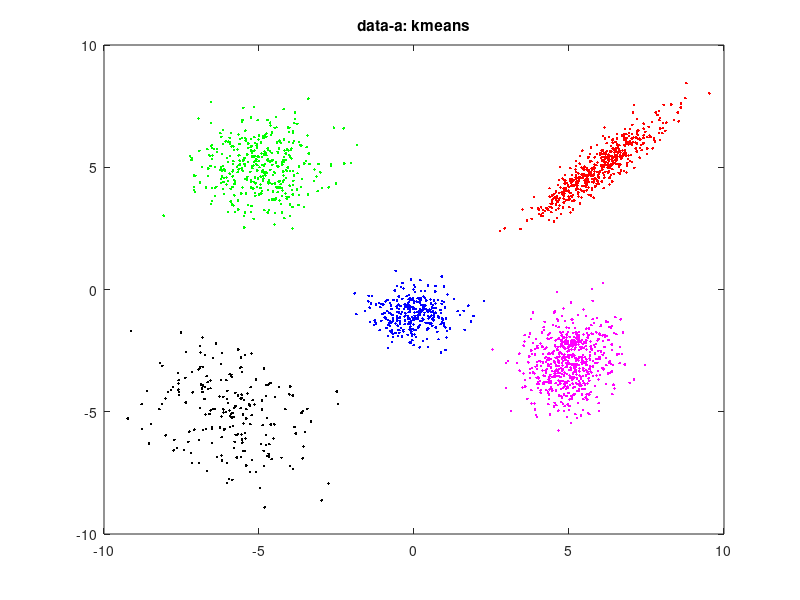
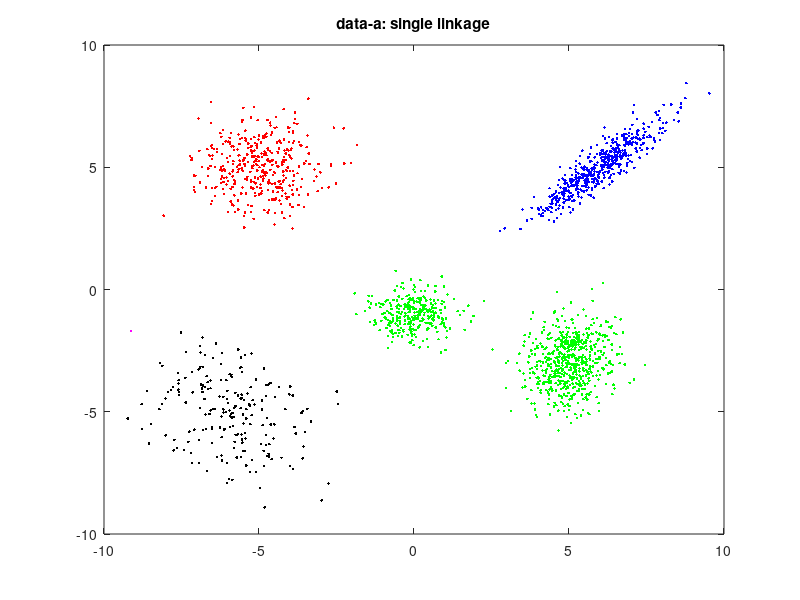

These figures' MATLAB source, in order: (Note: this script raises an error after producing the figures.)
function clustering()
%==========================================================================
%
%
% Name: Jiayi Wang
%
% No inputs are required to run this function, and no other scripts or 
% functions are needed to complete this problem.
%
% Three datasets have been provided as text files with this assignment:
%   data_a.txt
%   data_b.txt
%   data_c.txt
%
% For each dataset, implement unsupervised clustering using the
% following methods (see helper functions below, which you must complete):
%   cluster_kmeans
%   cluster_hierarchical('single',...)
%   cluster_spectral
%
% Plot the clustering results for each dataset, using a separate color for
% each cluster.
%
% In addition, save the cluster labels for each dataset in text files:
%   clusters_a.txt
%   clusters_b.txt
%   clusters_c.txt
%
% You may assume that the number of cluster is known (it is 5).
%
%
%==========================================================================
clc;
clear;
close all hidden;
% (a) >>>>>>>>>>>>>>>>>>>>>>>>>>>>>>>>>>>>>>>>>
% ***************** kmeans *******************
load data_a.txt;
idx_a= cluster_kmeans(data_a,5);
fid=fopen('clusters_a.txt','wt');
fprintf(fid,'%d\n',idx_a);
fclose(fid);

cluster_a1=find(idx_a==1);
cluster_a2=find(idx_a==2);
cluster_a3=find(idx_a==3);
cluster_a4=find(idx_a==4);
cluster_a5=find(idx_a==5);

figure;
plot(data_a(cluster_a1,1),data_a(cluster_a1,2),'.r');
hold on; 
plot(data_a(cluster_a2,1),data_a(cluster_a2,2),'.b');
hold on;
plot(data_a(cluster_a3,1),data_a(cluster_a3,2),'.g');
hold on;
plot(data_a(cluster_a4,1),data_a(cluster_a4,2),'.m');
hold on;
plot(data_a(cluster_a5,1),data_a(cluster_a5,2),'.k');
title('data-a: kmeans');

% *************** single linkage ****************
idx_a1= cluster_hierarchical('single',data_a,5);
cluster_a10=find(idx_a1==1);
cluster_a20=find(idx_a1==2);
cluster_a30=find(idx_a1==3);
cluster_a40=find(idx_a1==4);
cluster_a50=find(idx_a1==5);

figure;
plot(data_a(cluster_a10,1),data_a(cluster_a10,2),'.r');
hold on; 
plot(data_a(cluster_a20,1),data_a(cluster_a20,2),'.b');
hold on;
plot(data_a(cluster_a30,1),data_a(cluster_a30,2),'.g');
hold on;
plot(data_a(cluster_a40,1),data_a(cluster_a40,2),'.m');
hold on;
plot(data_a(cluster_a50,1),data_a(cluster_a50,2),'.k');
title('data-a: single linkage');

% *************** spectral clustering ****************
load data_a.txt;
N=size(data_a,1);
A_a=zeros(N,N);
D_a=zeros(N,N);
k=5;  %<<--define the number of eigen vectors here

% calculate similarity matrix
for i=1:N
    for j=1:N
        A_a(i,j)=gaussiandist(data_a(i,:),data_a(j,:),5);
    end
end
% calculate degree matrix
for i=1:N
    D_a(i,i)=sum(A_a(i,:));
end
% calculate normalized Laplacian matrix
L_a=eye(N)-D_a^(-0.5)*A_a*D_a^(-0.5);
[evectors, ~] = eig(L_a);

new_data=evectors(:,2:k+1);
idx_a2=kmeans(new_data, 5);

cluster_a11=find(idx_a2==1);
cluster_a21=find(idx_a2==2);
cluster_a31=find(idx_a2==3);
cluster_a41=find(idx_a2==4);
cluster_a51=find(idx_a2==5);

figure;
plot(data_a(cluster_a11,1),data_a(cluster_a11,2),'.r');
hold on; 
plot(data_a(cluster_a21,1),data_a(cluster_a21,2),'.b');
hold on;
plot(data_a(cluster_a31,1),data_a(cluster_a31,2),'.g');
hold on;
plot(data_a(cluster_a41,1),data_a(cluster_a41,2),'.m');
hold on;
plot(data_a(cluster_a51,1),data_a(cluster_a51,2),'.k');
title({['data-a: spectral cluster']; ['number of eigen vectors=', num2str(k)]});

% (b)>>>>>>>>>>>>>>>>>>>>>>>>>>>>>>>.>>>>>>>>>>
% ***************** kmeans *******************
load data_b.txt;
idx_b=cluster_kmeans(data_b,5);

cluster_b1=find(idx_b==1);
cluster_b2=find(idx_b==2);
cluster_b3=find(idx_b==3);
cluster_b4=find(idx_b==4);
cluster_b5=find(idx_b==5);
figure;
plot(data_b(cluster_b1,1),data_b(cluster_b1,2),'.r');
hold on; 
plot(data_b(cluster_b2,1),data_b(cluster_b2,2),'.b');
hold on;
plot(data_b(cluster_b3,1),data_b(cluster_b3,2),'.g');
hold on;
plot(data_b(cluster_b4,1),data_b(cluster_b4,2),'.m');
hold on;
plot(data_b(cluster_b5,1),data_b(cluster_b5,2),'.k');
title('data-b: kmeans');


% *************** single linkage ****************
idx_b1= cluster_hierarchical('single',data_b,5);
fid=fopen('clusters_b.txt','wt');
fprintf(fid,'%d\n',idx_b1);
fclose(fid);

cluster_b10=find(idx_b1==1);
cluster_b20=find(idx_b1==2);
cluster_b30=find(idx_b1==3);
cluster_b40=find(idx_b1==4);
cluster_b50=find(idx_b1==5);

figure;
plot(data_b(cluster_b10,1),data_b(cluster_b10,2),'.r');
hold on; 
plot(data_b(cluster_b20,1),data_b(cluster_b20,2),'.b');
hold on;
plot(data_b(cluster_b30,1),data_b(cluster_b30,2),'.g');
hold on;
plot(data_b(cluster_b40,1),data_b(cluster_b40,2),'.m');
hold on;
plot(data_b(cluster_b50,1),data_b(cluster_b50,2),'.k');
title('data-b: single linkage');

% *************** spectral clustering ****************
idx_b2=cluster_spectral(data_b,5);

cluster_b11=find(idx_b2==1);
cluster_b21=find(idx_b2==2);
cluster_b31=find(idx_b2==3);
cluster_b41=find(idx_b2==4);
cluster_b51=find(idx_b2==5);

figure;
plot(data_b(cluster_b11,1),data_b(cluster_b11,2),'.r');
hold on; 
plot(data_b(cluster_b21,1),data_b(cluster_b21,2),'.b');
hold on;
plot(data_b(cluster_b31,1),data_b(cluster_b31,2),'.g');
hold on;
plot(data_b(cluster_b41,1),data_b(cluster_b41,2),'.m');
hold on;
plot(data_b(cluster_b51,1),data_b(cluster_b51,2),'.k');
title({['data-b: spectral cluster']; ['number of eigen vectors=', num2str(k)]});


% (c)>>>>>>>>>>>>>>>>>>>>>>>>>>>>>>>>>>>>>>>>>>>>
% ***************** kmeans *******************
load data_c.txt;
idx_c=cluster_kmeans(data_c,5);

cluster_c1=find(idx_c==1);
cluster_c2=find(idx_c==2);
cluster_c3=find(idx_c==3);
cluster_c4=find(idx_c==4);
cluster_c5=find(idx_c==5);

figure;
plot(data_c(cluster_c1,1),data_c(cluster_c1,2),'.r');
hold on; 
plot(data_c(cluster_c2,1),data_c(cluster_c2,2),'.b');
hold on;
plot(data_c(cluster_c3,1),data_c(cluster_c3,2),'.g');
hold on;
plot(data_c(cluster_c4,1),data_c(cluster_c4,2),'.m');
hold on;
plot(data_c(cluster_c5,1),data_c(cluster_c5,2),'.k');
title('data-c: kmeans');

% *************** single linkage ****************
idx_c1= cluster_hierarchical('single',data_c,5);
cluster_c10=find(idx_c1==1);
cluster_c20=find(idx_c1==2);
cluster_c30=find(idx_c1==3);
cluster_c40=find(idx_c1==4);
cluster_c50=find(idx_c1==5);

figure;
plot(data_c(cluster_c10,1),data_c(cluster_c10,2),'.r');
hold on; 
plot(data_c(cluster_c20,1),data_c(cluster_c20,2),'.b');
hold on;
plot(data_c(cluster_c30,1),data_c(cluster_c30,2),'.g');
hold on;
plot(data_c(cluster_c40,1),data_c(cluster_c40,2),'.m');
hold on;
plot(data_c(cluster_c50,1),data_c(cluster_c50,2),'.k');
title('data-b: single linkage');

% *************** spectral clustering ****************

idx_c2=cluster_spectral(data_c,5);
fid=fopen('clusters_c.txt','wt');
fprintf(fid,'%d\n',idx_c2);
fclose(fid);

cluster_c11=find(idx_c2==1);
cluster_c21=find(idx_c2==2);
cluster_c31=find(idx_c2==3);
cluster_c41=find(idx_c2==4);
cluster_c51=find(idx_c2==5);

figure;
plot(data_c(cluster_c11,1),data_c(cluster_c11,2),'.r');
hold on; 
plot(data_c(cluster_c21,1),data_c(cluster_c21,2),'.b');
hold on;
plot(data_c(cluster_c31,1),data_c(cluster_c31,2),'.g');
hold on;
plot(data_c(cluster_c41,1),data_c(cluster_c41,2),'.m');
hold on;
plot(data_c(cluster_c51,1),data_c(cluster_c51,2),'.k');
title({['data-c: spectral cluster']; ['number of eigen vectors=', num2str(k)]});

end

%% Helper functions
function y = cluster_kmeans(x,k)
%--------------------------------------------------------------------------
%
% Insert code for k-means clustering here. The inputs include the data (x)
% and the desired number of clusters (k). The output (y) is a vector
% containing a class label (an integer from 1:k) for each data point in x.
    y=kmeans(x,k,'Replicates',10);
%
%--------------------------------------------------------------------------
end

function y = cluster_hierarchical(link,x,k)
%--------------------------------------------------------------------------
%
% Insert code for hierarchical clustering here. The inputs include the 
% linkage function (link) which can either be 'single' or 'complete', the
% data (x), and the desired number of clusters (k). The output (y) is a 
% vector containing a class label (an integer from 1:k) for each data point
% in x.
%
%--------------------------------------------------------------------------
    switch link
        case 'single'
            Z= linkage(x,'single');
            y= cluster(Z,'maxclust',k);
        case 'complete'
            % Ignore this part for this assignment, no code needs to go here. 
    end
end

function y = cluster_spectral(x,k)
%--------------------------------------------------------------------------
%
% Insert code for spectral clustering here. The inputs include the data (x)
% and the desired number of clusters (k). The output (y) is a vector
% containing a class label (an integer from 1:k) for each data point in x.
%
N=size(x,1);
A=zeros(N,N);
D=zeros(N,N);
num=5;  %<<--define the number of eigen value here

% calculate similarity matrix
for i=1:N
    for j=1:N
        A(i,j)=gaussiandist(x(i,:),x(j,:),0.5);
        % the best performed sigma for (a) is 5;
        % the best performed sigma for (b) and (c) is 0.5;
    end
end
% calculate degree matrix
for i=1:N
    D(i,i)=sum(A(i,:));
end
% calculate normalized Laplacian matrix
L=eye(N)-D^(-0.5)*A*D^(-0.5);
[evectors, ~] = eig(L);

new_data=evectors(:,2:num+1);
y=kmeans(new_data, k);
%--------------------------------------------------------------------------
end

